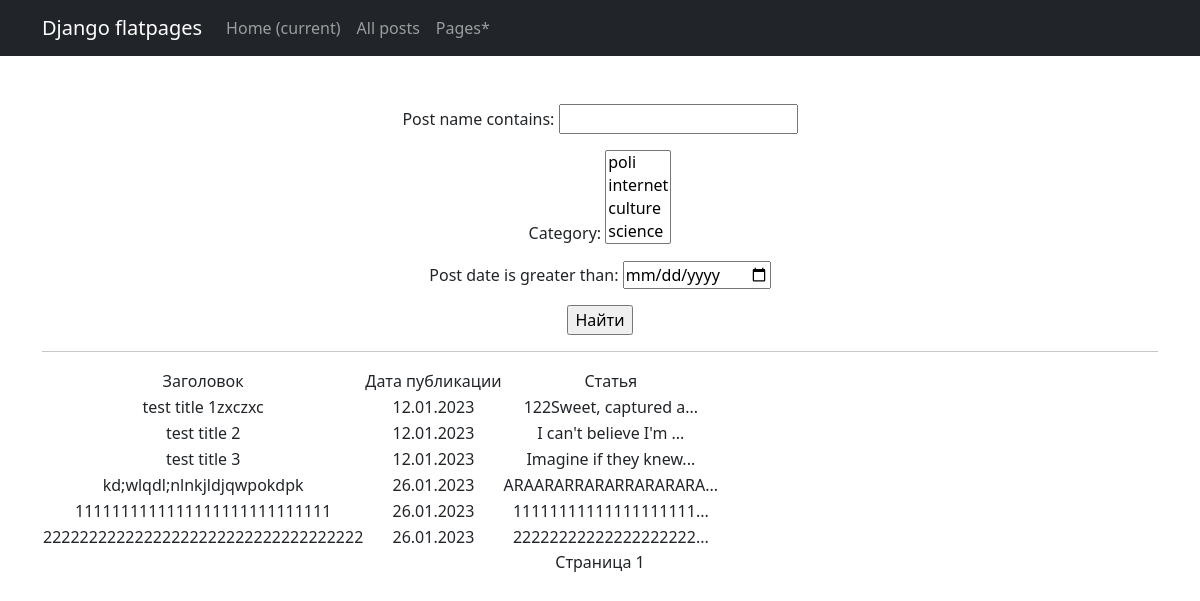
The app's page /news/search/ with its own data.
### NewsSJ/models.py (models this page shows, shortened)
class Post(models.Model):
    ARTICLE = 'AR'
    NEWS = 'NW'
    PUBLICATION_TYPE = (
        (ARTICLE, 'Статья'),
        (NEWS, 'Новость'),
    )
    publication_type = models.CharField(max_length=2, choices=PUBLICATION_TYPE)
    post_title = models.CharField('Post name', max_length=256)
    time_in = models.DateTimeField('Post date', auto_now_add=True)
    category = models.ManyToManyField("Category", through='PostCategory')
    post_text = models.TextField('Post text')
    rating = models.SmallIntegerField('Post rating', default=0)
    author = models.ForeignKey(Author, on_delete=models.CASCADE)
    def preview(self):
        preview = self.post_text[:20] + '...'
        return preview
    def norm_date(self):
        return self.time_in.strftime('%d.%m.%Y')

### NewsSJ/views.py (the view)
# urls.py: path('news/search/', PostSearch.as_view(), name='posts_search'),
class PostSearch(ListView):
    model = Post
    ordering = 'time_in'
    template_name = 'search.html'
    context_object_name = 'news'
    paginate_by = 10
    def get_queryset(self):
        queryset = super().get_queryset()
        self.filterset = PostFilter(self.request.GET, queryset)
        return self.filterset.qs
    def get_context_data(self, **kwargs):
        context = super().get_context_data(**kwargs)
        context['filterset'] = self.filterset
        return context

### NewsSJ/models.py (called while the page is built)
    def __str__(self):
        return self.name

### templates/search.html (shortened to what this page needs)
{% extends 'flatpages/default.html' %}
{% load custom_filters %}
{% block content %}
   <form action="" method="get">
       {{ filterset.form.as_p }}
       <input type="submit" value="Найти" />
   </form>
<hr>
   {% if news %}
       <table>
           <tr>
               <td>Заголовок</td>
               <td>Дата публикации</td>
               <td>Статья</td>
           </tr>
           {% for new in news %}
           <tr>
               <td>{{ new.post_title }}</td>
               <td>{{ new.norm_date }}</td>
               <td>{{ new.preview }}</td>
           </tr>
           {% endfor %}
       </table>
   {% else %}
       <h2>Новостей нет!</h2>
   {% endif %}
    <span class="current">
        Страница {{ page_obj.number }}
    </span>
{% endblock content %}

### records on screen
Post: post_title "test title 1zxczxc", norm_date "12.01.2023", preview "122Sweet, captured a..."
Post: post_title "test title 2", norm_date "12.01.2023", preview "I can't believe I'm ..."
Post: post_title "test title 3", norm_date "12.01.2023", preview "Imagine if they knew..."
Post: post_title "kd;wlqdl;nlnkjldjqwpokdpk", norm_date "26.01.2023", preview "ARAARARRARARRARARARA..."
Post: post_title "1111111111111111111111111111", norm_date "26.01.2023", preview "11111111111111111111..."
Post: post_title "22222222222222222222222222222222222", norm_date "26.01.2023", preview "22222222222222222222..."

### other values on screen
{{ page_obj.number }} "1"
